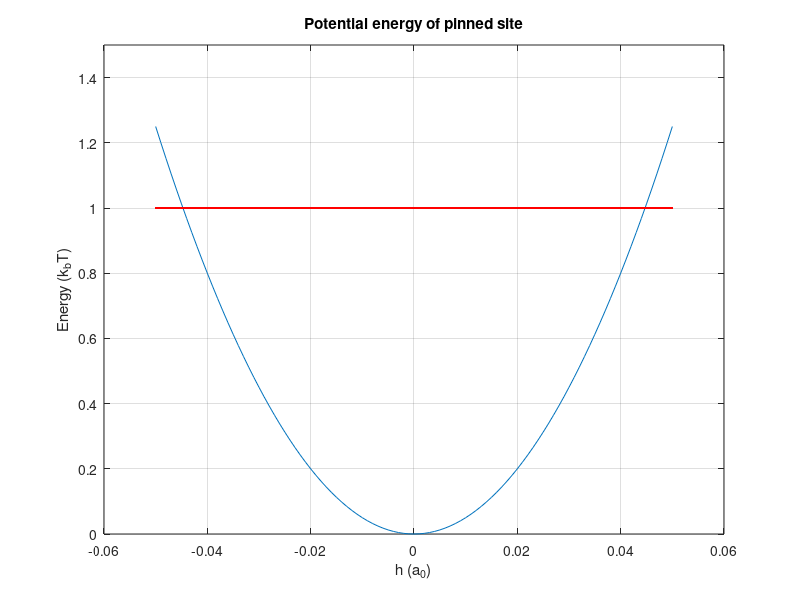

The MATLAB source for this figure:
std = 0.1; % mesured in a_0
hmin = -std/2; 
hmax = std/2;
dh = 1e-3;
h = hmin:dh:hmax;

kk = 1000;
E = 0.5*kk*h.*h; % E measured in k_bT

figure(1)
plot(h,E);
title("Potential energy of pinned site");
xlabel("h (a_0)");
ylabel("Energy (k_bT)");
ylim([0,1.5])
parallel = ones(length(h));
line(h, parallel, 'Color', 'Red');
grid on